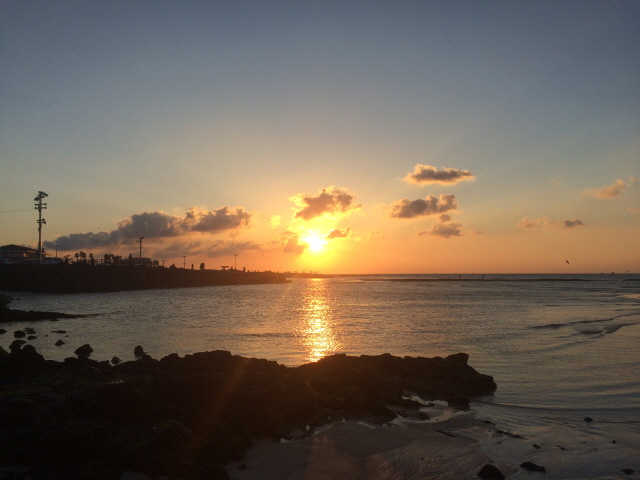
#> input picture opencv/study/PythonCode/images/img5.jpg, 640 x 480 px
$ python c2_contrast.py
#> lines starting #> are read from the running program, lines starting #| are printed output that depends on the picture
### opencv/study/PythonCode/imgRead.py
import cv2

# 영상을 불러오기
def imgRead(imgPath, imgReadType, imgResWidth, imgResHeight):
#> called with imgPath = './images/img5.jpg', imgReadType = 0, imgResWidth = 320, imgResHeight = 240
    img = cv2.imread(imgPath, imgReadType)
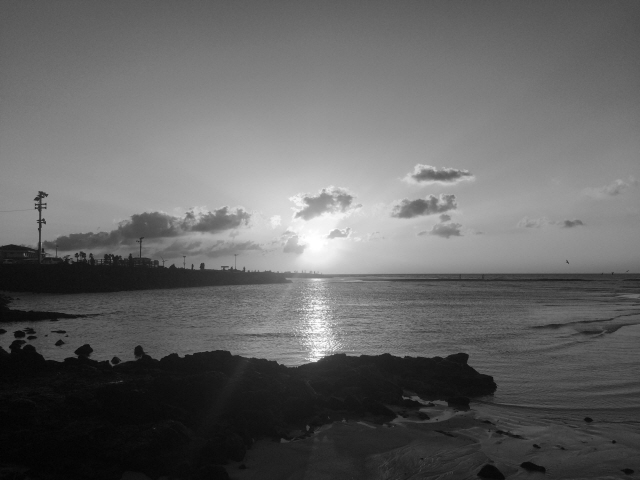
#> img: shape (480, 640); min 0, max 255, mean 100.7
    if imgResHeight != 0 | imgResWidth != 0:
        img = cv2.resize(img, (imgResWidth, imgResHeight))
#> img: shape (240, 320)
    return img

### opencv/study/PythonCode/createFolder.py
import os

# 폴더 생성하기
def createFolder(dir):
    try:
        if not os.path.exists(dir):
            os.makedirs(dir)
    except OSError:
        print ('Error: createFolder')

### opencv/study/PythonCode/c2_contrast.py
#영상 명암비 조절 예제 (c2_contrast.py)

# 관련 라이브러리 선언
import numpy as np
import cv2
from imgRead import imgRead
from createFolder import createFolder

# 영상 읽기
img1 = imgRead("./images/img5.jpg", cv2.IMREAD_GRAYSCALE, 320, 240)

# 영상 명암비 조절 변수 선언 및 초기화
multi_lut = np.full(shape=[256], fill_value=0, dtype=np.uint8)
log_lut = np.full(shape=[256], fill_value=0, dtype=np.uint8)
invol_lut = np.full(shape=[256], fill_value=0, dtype=np.uint8)
sel_lut = np.full(shape=[256], fill_value=0, dtype=np.uint8)
multi_v = 2; gamma1 = 0.1; gamma2= 0.6
thres1 = 5; thres2 = 100
max_v_log = 255 / np.log(1 + 255)
max_v_invol = 255 / np.power(255, gamma1)
max_v_sel = 100 / np.power(thres2, gamma2)

for i in range(256):
    val = i * multi_v
    if val > 255 : val = 255
    multi_lut[i] = val
    log_lut[i] = np.round(max_v_log * np.log(1+i))
    invol_lut[i] = np.round(max_v_invol * np.power(i, gamma1))
    if i < thres1 : sel_lut[i] = i
    elif i > thres2 : sel_lut[i] = i
    else: sel_lut[i] =  np.round(max_v_sel * np.power(i, gamma2))

# 명암비 조절
ress = []
ress.append(cv2.LUT(img1, multi_lut))
ress.append(cv2.LUT(img1, log_lut))
ress.append(cv2.LUT(img1, invol_lut))
ress.append(cv2.LUT(img1, sel_lut))

# 결과 영상 출력
displays = [("input1", img1),
            ("res1", ress[0]),
            ("res2", ress[1]),
            ("res3", ress[2]),
            ("res4", ress[3])]
for (name, out) in displays:
    cv2.imshow(name, out)
#> this loop made 5 passes
#> name on passes 1 to 5: 'input1', 'res1', 'res2', 'res3', 'res4'
#> pass 2, `cv2.imshow(name, out)`:
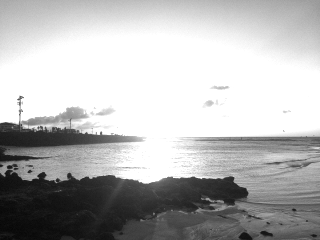
#> window 'res1': shape (240, 320); min 6, max 255, mean 180.5

# 키보드 입력을 기다린 후 모든 영상창 닫기
cv2.waitKey(0)
cv2.destroyAllWindows()

# 영상 저장
save_dir = './code_res_imgs/c2_contrast'
createFolder(save_dir)
for (name, out) in displays:
    cv2.imwrite(save_dir + "/" + name + ".jpg", out)

$ run again, with opencv/study/PythonCode/images/img1.jpg copied over opencv/study/PythonCode/images/img5.jpg
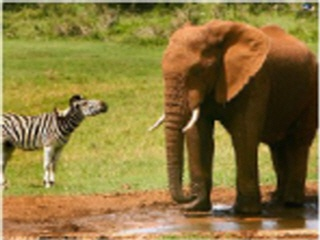
#> input picture opencv/study/PythonCode/images/img1.jpg, 320 x 240 px
#> in imgRead, `img = cv2.imread(imgPath, imgReadType)`:
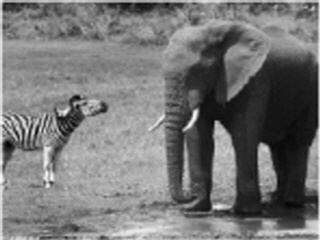
#> img: shape (240, 320); min 1, max 250, mean 117.8
#> the loop `for (name, out) in displays:` made 5 passes
#> name on passes 1 to 5: 'input1', 'res1', 'res2', 'res3', 'res4'
#> pass 2, `cv2.imshow(name, out)`:
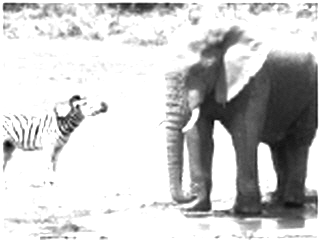
#> window 'res1': shape (240, 320); min 2, max 255, mean 202.3

$ run again, with opencv/study/PythonCode/images/img10.jpg copied over opencv/study/PythonCode/images/img5.jpg
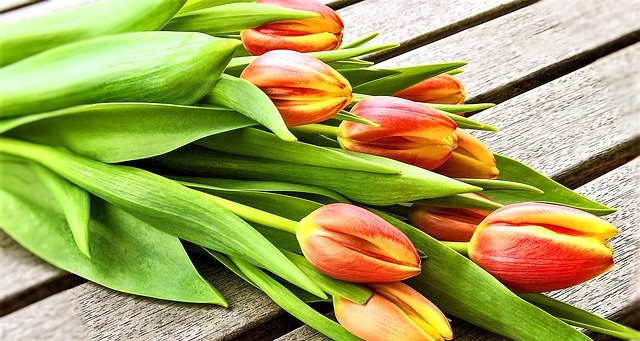
#> input picture opencv/study/PythonCode/images/img10.jpg, 640 x 341 px
#> in imgRead, `img = cv2.resize(img, (imgResWidth, imgResHeight))`:
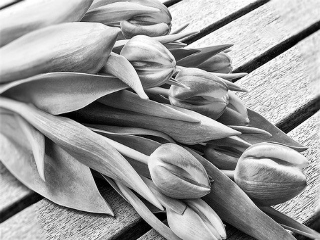
#> img: shape (240, 320); min 0, max 255, mean 154.4
#> the loop `for (name, out) in displays:` made 5 passes
#> name on passes 1 to 5: 'input1', 'res1', 'res2', 'res3', 'res4'
#> pass 2, `cv2.imshow(name, out)`:
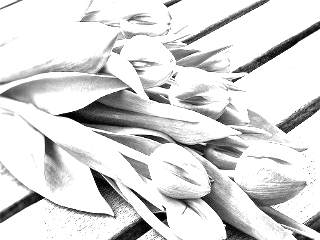
#> window 'res1': shape (240, 320); min 0, max 255, mean 217.7

$ run again, with opencv/study/PythonCode/images/img11.jpg copied over opencv/study/PythonCode/images/img5.jpg
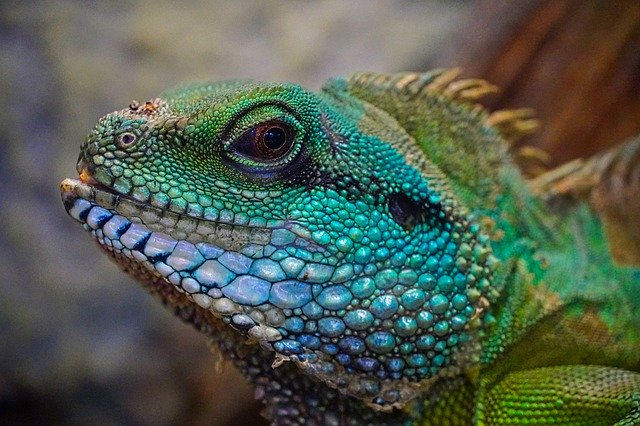
#> input picture opencv/study/PythonCode/images/img11.jpg, 640 x 426 px
#> in imgRead, `img = cv2.resize(img, (imgResWidth, imgResHeight))`:
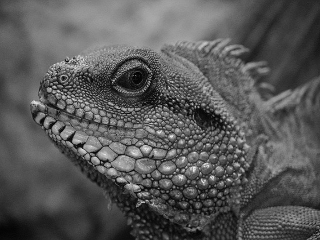
#> img: shape (240, 320); min 1, max 239, mean 88
#> the loop `for (name, out) in displays:` made 5 passes
#> name on passes 1 to 5: 'input1', 'res1', 'res2', 'res3', 'res4'
#> pass 2, `cv2.imshow(name, out)`:
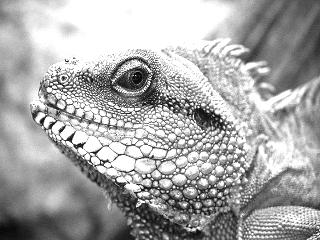
#> window 'res1': shape (240, 320); min 2, max 255, mean 168.4
